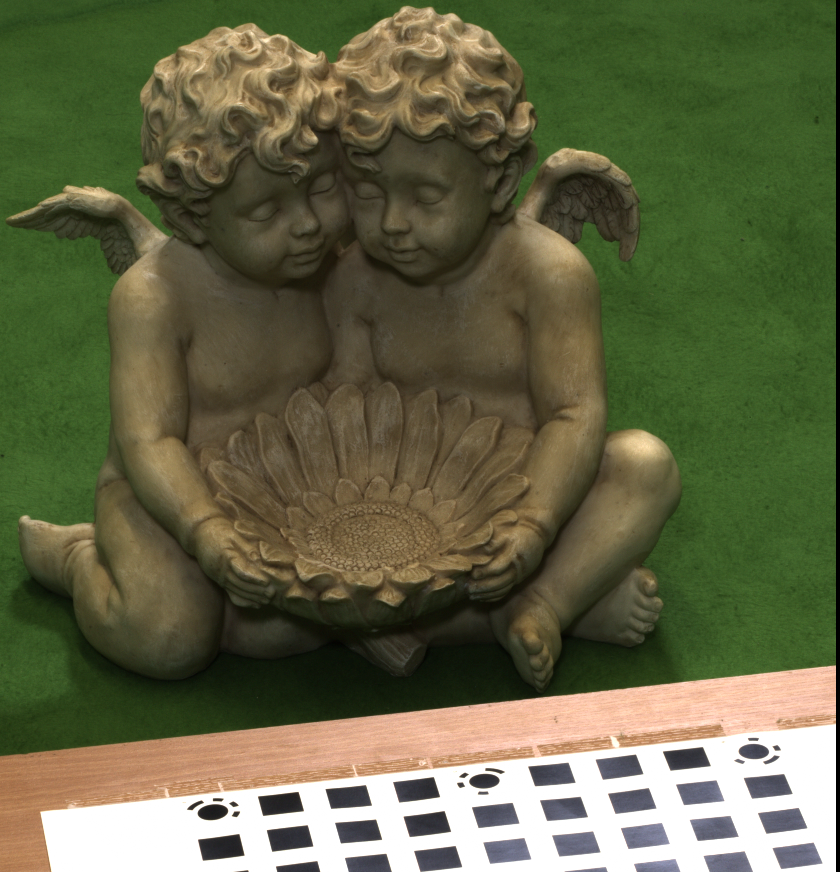
#> input picture HW4/CV2021_HW4/Statue1.bmp, 840 x 872 px, found by its file name
$ python sfm.py   (older library calls are emulated)
#> lines starting #> are read from the running program, lines starting #| are printed output that depends on the picture; long printed decimals are rounded
import os
import numpy as np
import cv2
from mpl_toolkits.mplot3d import Axes3D
import matlab
import matplotlib.pyplot as plt

def img2keypointsandfeature(img):
    sift = cv2.xfeatures2d.SIFT_create()
    keypoints, features = sift.detectAndCompute(img, None)
    keypoints = np.float32([i.pt for i in keypoints])
    return keypoints, features

def valid_matching(keypoints1, features1, keypoints2, features2, ratio):
    # [8 lines of commented-out code are left out]
    raw_match = []
    match_dist = []
    # find the closest and the second closest features
    for i in range(features1.shape[0]):
        if np.linalg.norm(features1[i] - features2[0]) < np.linalg.norm(features1[i] - features2[1]):
            closest = np.linalg.norm(features1[i] - features2[0])
            second = np.linalg.norm(features1[i] - features2[1])
            c, s = 0, 1
        else:
            closest = np.linalg.norm(features1[i] - features2[1])
            second = np.linalg.norm(features1[i] - features2[0])
            c, s = 1, 0

        for j in range(2, features2.shape[0]):
            dist = np.linalg.norm(features1[i] - features2[j])
            if dist < second:
                if dist < closest:
                    second = closest
                    closest = dist
                    s = c
                    c = j
                else:
                    second = dist
                    s = j
        raw_match.append([c, s])
        match_dist.append([closest, second])

    valid_match = []
    valid_kp1 = []
    valid_kp2 = []
    for i, m in enumerate(raw_match):
        closest, second = match_dist[i]
        # to eliminate ambiguous matches
        if closest < ratio * second:
            valid_kp1.append(keypoints1[i])
            valid_kp2.append(keypoints2[m[0]])

    return np.asarray(valid_kp1),np.asarray(valid_kp2)

def feature_point_matching(img1,img2,ratio):
    """
    :returns:
        keypoints1: (N,2) ndarray
        keypoints2: (N,2) ndarray
    """
    keypoints1,features1=img2keypointsandfeature(img1)
    keypoints2,features2=img2keypointsandfeature(img2)
    return valid_matching(keypoints1,features1,keypoints2,features2,ratio)

def normalize_coordinate(points):
    """ Scale and translate image points so that centroid of the points
        are at the origin and avg distance to the origin is equal to sqrt(2).
    :param points: (3,8) ndarray
    """
    x = points[0]
    y = points[1]
    center = points.mean(axis=1)  # mean of each row
    cx = x - center[0] # center the points
    cy = y - center[1]
    dist = np.sqrt(np.power(cx, 2) + np.power(cy, 2))
    scale = np.sqrt(2) / dist.mean()
    T = np.array([
        [scale, 0, -scale * center[0]],
        [0, scale, -scale * center[1]],
        [0,     0,                  1]
        ])
    return T, T@points

def compute_fundamental_matrix(x,x_):
    """
    :param x: (3,8) ndarray
    :param x_: (3,8) ndarray
    """
    #Each row in the A is [x'*x, x'*y, x', y'*x, y'*y, y', x, y, 1]
    A = np.zeros((8,9))
    for i in range(8):
        A[i]=[ x_[0, i]*x[0, i], x_[0, i]*x[1, i], x_[0, i], x_[1, i]*x[0, i], x_[1, i]*x[1, i], x_[1, i], x[0, i], x[1, i], 1 ]

    # A@f=0
    U, S, V = np.linalg.svd(A)
    F = V[-1].reshape(3, 3)

    # det(F)=0 constrain
    U, S, V = np.linalg.svd(F)
    S[-1] = 0
    F = U @ np.diag(S) @ V
    return F

def compute_fundamental_matrix_normalized(p1,p2):
    """
    :param p1: (8,3) ndarray
    :param p2: (8,3) ndarray
    """
    # preprocess image coordinates
    T1,p1_normalized = normalize_coordinate(p1.T)
    T2,p2_normalized = normalize_coordinate(p2.T)

    F = compute_fundamental_matrix(p1_normalized,p2_normalized)

    F = T2.T @ F @ T1
    return F/F[-1,-1]

def get_fundamental_matrix(keypoints1,keypoints2,threshold):
    """
    :param keypoints1: (N,2) ndarray
    :param keypoints2: (N,2) ndarray
    :param threshold: |x'Fx| < threshold as inliers
    """
    rs = np.random.RandomState(seed = 0)
    N=len(keypoints1)
    keypoints1=np.hstack((keypoints1,np.ones((N,1))))
    keypoints2=np.hstack((keypoints2,np.ones((N,1))))

    best_cost=1e9
    best_F=None
    best_inlier_idxs=None
    # find best F with RANSAC
    for _ in range(2000):
        choose_idx=rs.choice(N, 8, replace=False)  # sample 8 correspondence feature points
        # get F
        F=compute_fundamental_matrix_normalized(keypoints1[choose_idx,:],keypoints2[choose_idx,:])

        # select indices with accepted points, Sampson distance as error.
        Fx1=(keypoints1@F).T
        Fx2=(keypoints2@F).T
        denom = Fx1[0] ** 2 + Fx1[1] ** 2 + Fx2[0] ** 2 + Fx2[1] ** 2
        errors = np.diag(keypoints2 @ F @ keypoints1.T) ** 2 / denom
        inlier_idxs=np.where(errors<threshold)[0]

        cost = np.sum(errors[errors<threshold]) + (N-len(inlier_idxs))*threshold
        if cost < best_cost:
            best_cost=cost
            best_F=F
            best_inlier_idxs=inlier_idxs

    best_F = best_F.T

    return best_F, best_inlier_idxs

def norm_line(lines):
    a = lines[0,:]
    b = lines[1,:]
    length = np.sqrt(a**2 + b**2)
    return lines / length

def drawlines(img1, img2, lines, pts1, pts2):
    '''
    :param img1: image on which we draw the epilines for the points in img2
    :param lines: corresponding epilines
    '''
    r,c = img1.shape
    img1 = cv2.cvtColor(img1, cv2.COLOR_GRAY2RGB)
    img2 = cv2.cvtColor(img2, cv2.COLOR_GRAY2RGB)
    for r, pt1, pt2 in zip(lines, pts1, pts2):
        color = tuple(np.random.randint(0, 255, 3).tolist())
        x0, y0 = map(int, [0, -r[2]/r[1] ])
        x1, y1 = map(int, [c, -(r[2]+r[0]*c)/r[1] ])
        img1 = cv2.line(img1, (x0,y0), (x1,y1), color, 1)
        img1 = cv2.circle(img1, tuple(pt1), 5, color, -1)
        img2 = cv2.circle(img2, tuple(pt2), 5, color, -1)
    return img1, img2

def draw_epilines(gray1, gray2, inlier1, inlier2, F, filename):
    """
    :param inlier1: (N,2) ndarray
    :param inlier2: (N,2) ndarray
    """
    lines1_unnorm= F @ np.hstack((inlier2,np.ones((inlier2.shape[0],1)))).T
    lines1 = norm_line(lines1_unnorm)
    img1, img2 = drawlines(gray1, gray2, lines1.T, inlier1.astype(np.int), inlier2.astype(np.int))

    lines2_unnorm = F.T @ np.hstack((inlier1,np.ones((inlier1.shape[0],1)))).T
    lines2 = norm_line(lines2_unnorm)
    img3, img4 = drawlines(gray2, gray1, lines2.T, inlier2.astype(np.int), inlier1.astype(np.int))

    plt.subplot(221), plt.imshow(img1)
    plt.subplot(222), plt.imshow(img2)
    plt.subplot(223), plt.imshow(img4)
    plt.subplot(224), plt.imshow(img3)
    plt.savefig(filename)

def plot(final3d):
    fig = plt.figure()
    ax = Axes3D(fig)
    for i in range(len(final3d)):
        ax.scatter(final3d[i,0], final3d[i,1], final3d[i,2])
    ax.set_xlabel('x axis')
    ax.set_ylabel('y axis')
    ax.set_zlabel('z axis')
    ax.view_init(elev = 135, azim = 90)
    plt.show()

def compute_P_from_essential(E):
    """ Compute the second camera matrix (assuming P1 = [I 0])
        from an essential matrix. E = [t]R
    :returns: list of 4 possible camera matrices.
    """
    U, S, V = np.linalg.svd(E)

    # Ensure rotation matrix are right-handed with positive determinant
    if np.linalg.det(np.dot(U, V)) < 0:
        V = -V

    # create 4 possible camera matrices
    W = np.array([[0, -1, 0], [1, 0, 0], [0, 0, 1]])
    P2s = [np.vstack(((U @ W @ V).T, U[:, 2])).T,
           np.vstack(((U @ W @ V).T,-U[:, 2])).T,
           np.vstack(((U @ W.T @ V).T, U[:, 2])).T,
           np.vstack(((U @ W.T @ V).T,-U[:, 2])).T]

    return P2s

def skew_sym_mat(x):
    return np.array([
        [0, -x[2], x[1]],
        [x[2], 0, -x[0]],
        [-x[1], x[0], 0]
    ])

def best_P2(P1,P2s,pt1,pt2):
    """
    :param P1: Extrinsic matrix from camera1
    :param P2s: Extrinsic matrixs from camera2
    :param pt1: (3,N) ndarray
    :param pt2: (3,N) ndarray
    :return: [(N,3) ndarray, (N,3) ndarray, (N,3) ndarray, (N,3) ndarray]
    """
    index = -1
    for i, P2 in enumerate(P2s):
        # (pt1 x P1) * X = 0
        # (pt2 x P2) * X = 0
        A = np.vstack((skew_sym_mat(pt1[:, 0]) @ P1,
                       skew_sym_mat(pt2[:, 0]) @ P2))
        U, S, V = np.linalg.svd(A)
        P = np.ravel(V[-1, :4])
        v1 = P / P[3]  # X solution

        P2_h = np.linalg.inv(np.vstack([P2, [0, 0, 0, 1]]))
        v2 = np.dot(P2_h[:3, :4], v1)

        if v1[2] > 0 and v2[2] > 0:
            index = i

    return P2s[index]

def choose_best_threeD(h1,h2,P1,P2):
    P2 = np.linalg.inv(np.vstack([P2, [0, 0, 0, 1]]))[:3, :4]

    n_point = h1.shape[1]
    res = np.ones((n_point, 3))

    for i in range(n_point):
        A = np.asarray([
            (h1[0, i] * P1[2, :] - P1[0, :]),
            (h1[1, i] * P1[2, :] - P1[1, :]),
            (h2[0, i] * P2[2, :] - P2[0, :]),
            (h2[1, i] * P2[2, :] - P2[1, :])
        ])

        U,S,V = np.linalg.svd(A)
        res[i, :] = V[-1,:-1]/ V[-1,-1]

    return res

def ndarray2matlab(x):
    return matlab.double(x.tolist())

def viz_3d_matplotlib(pt_3d):
    X = pt_3d[0,:]
    Y = pt_3d[1,:]
    Z = pt_3d[2,:]

    fig = plt.figure(1)
    ax = fig.add_subplot(111, projection='3d')

    ax.scatter(X,Y,Z,s=1,cmap='gray')

    plt.show()

if __name__=='__main__':
    img1_path=os.path.join('Statue1.bmp') #Mesona1.JPG  Statue1.bmp
    img2_path=os.path.join('Statue2.bmp') #Mesona2.JPG  Statue2.bmp
    ratio=0.7
    threshold=0.01
    img1=cv2.imread(img1_path)
#> img1 is the input picture: shape (872, 840, 3); mean B, G, R 69.6, 101, 98.5
    img2=cv2.imread(img2_path)
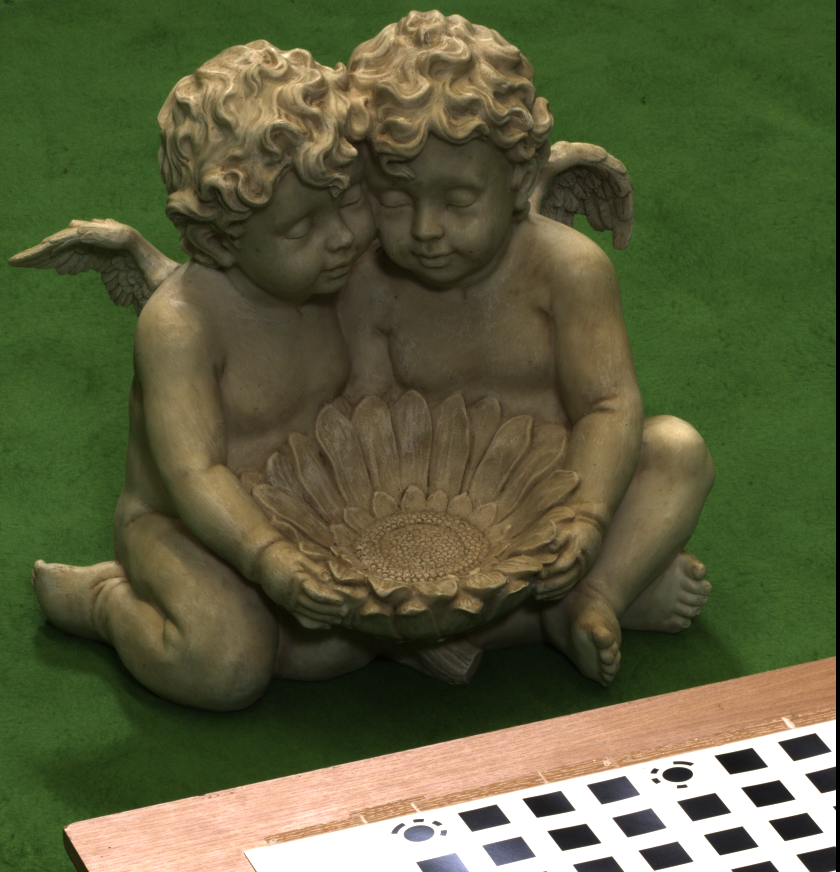
#> input picture HW4/CV2021_HW4/Statue2.bmp, 840 x 872 px, found by its file name
#> img2 is the input picture: shape (872, 840, 3); mean B, G, R 60.9, 94.1, 90.7
    img1=cv2.cvtColor(img1,cv2.COLOR_BGR2GRAY)
#> img1: shape (872, 840)
    img2=cv2.cvtColor(img2,cv2.COLOR_BGR2GRAY)
#> img2: shape (872, 840)

    K1=np.array([[5426.566895, 0.678017, 330.096680],
                [0.000000, 5423.133301, 648.950012],
                [0.000000,    0.000000,   1.000000]])
    K2=np.array([[5426.566895, 0.678017, 387.430023],
                [0.000000, 5423.133301, 620.616699],
                [0.000000,    0.000000,   1.000000]])

    # 1. get the correspondence across images
    keys1,keys2 = feature_point_matching(img1,img2,ratio=ratio)
#> in img2keypointsandfeature, `keypoints, features = sift.detectAndCompute(img, None)`: keypoints = 1380 keypoints; strongest (x, y, size): (236, 814, 3.8), (234, 804, 3.7), (213, 812, 12.7), (461, 785, 3.7)
#> in img2keypointsandfeature, `keypoints = np.float32([i.pt for i in keypoints])`: keypoints = 1380 pairs, first value 2.27 to 833.9, second value 9.82 to 869.2
#> in feature_point_matching, `keypoints1,features1=img2keypointsandfeature(img1)`: keypoints1 has the same summary as keypoints in img2keypointsandfeature
#> in img2keypointsandfeature (call 2), `keypoints, features = sift.detectAndCompute(img, None)`: keypoints = 1351 keypoints; strongest (x, y, size): (654, 771, 3.7), (768, 794, 18.1), (795, 827, 18.5), (794, 827, 18.4)
#> in feature_point_matching, `keypoints2,features2=img2keypointsandfeature(img2)`: keypoints2 = 1351 pairs, first value 15.98 to 834.3, second value 11.87 to 865.5
#> the loop in valid_matching, `for i in range(features1.shape[0]):` made 1380 passes
#> after the loop in valid_matching, `for i in range(features1.shape[0]):`: match_dist = 1380 pairs, first value 26.46 to 410, second value 56.15 to 420; raw_match = 1380 pairs, first value 0 to 1350, second value 0 to 1349
#> the loop in valid_matching, `for i, m in enumerate(raw_match):` made 1380 passes
#> (m, closest, second) on passes 1 to 3: ([1275, 991], 400.4, 404.4), ([1275, 787], 387.8, 401.8), ([234, 780], 388.4, 398)
#> after the loop in valid_matching, `for i, m in enumerate(raw_match):`: valid_kp1 = 432 pairs, first value 21.15 to 832.9, second value 9.82 to 868.2; valid_kp2 = 432 pairs, first value 37.94 to 832.7, second value 13.54 to 864.3
#> keys1 has the same summary as valid_kp1 in valid_matching; keys2 has the same summary as valid_kp2 in valid_matching

    # 2. get the Fundamental matrix by correspondence
    F,inlier_idxs = get_fundamental_matrix(keys1,keys2,threshold=threshold)
#> in get_fundamental_matrix, `N=len(keypoints1)`: N = 432
#> in get_fundamental_matrix, `keypoints1=np.hstack((keypoints1,np.ones((N,1))))`: keypoints1 = 432 rows, first 8: [21.15, 526.3, 1], [24.82, 518.7, 1], [24.82, 518.7, 1], [32.89, 517, 1], [39.07, 819.4, 1], [45.14, 524.3, 1], [48.94, 593.9, 1], [56.12, 528, 1]
#> in get_fundamental_matrix, `keypoints2=np.hstack((keypoints2,np.ones((N,1))))`: keypoints2 = 432 rows, first 8: [37.94, 572.2, 1], [39.97, 563, 1], [39.97, 563, 1], [47.76, 560.3, 1], [64.34, 833.6, 1], [65.92, 567.2, 1], [79.41, 639.5, 1], [77.79, 569.4, 1]
#> the loop in get_fundamental_matrix, `for _ in range(2000):` made 2000 passes
#> choose_idx on pass 1: [154, 390, 54, 199, 10, 153, 350, 102]
    inlier1 = keys1[inlier_idxs]
    inlier2 = keys2[inlier_idxs]

    # 3. draw epipolar lines
    print(f'# correspondence: {len(keys1)}')
#| # correspondence: 432
    print(f'# inliers: {len(inlier_idxs)}')
#| # inliers: 182
    draw_epilines(img1, img2, inlier1, inlier2, F, 'epilines.png')
#> the loop in drawlines, `for r, pt1, pt2 in zip(lines, pts1, pts2):` made 182 passes
#> (r, pt1, pt2) on passes 1 to 3: ([-0.0507, 0.999, -514.8], [32, 516], [47, 560]), ([-0.0422, 0.999, -199.3], [60, 202], [70, 236]), ([-0.0421, 0.999, -196.6], [68, 199], [79, 233])
#> after the loop in drawlines, `for r, pt1, pt2 in zip(lines, pts1, pts2):`:
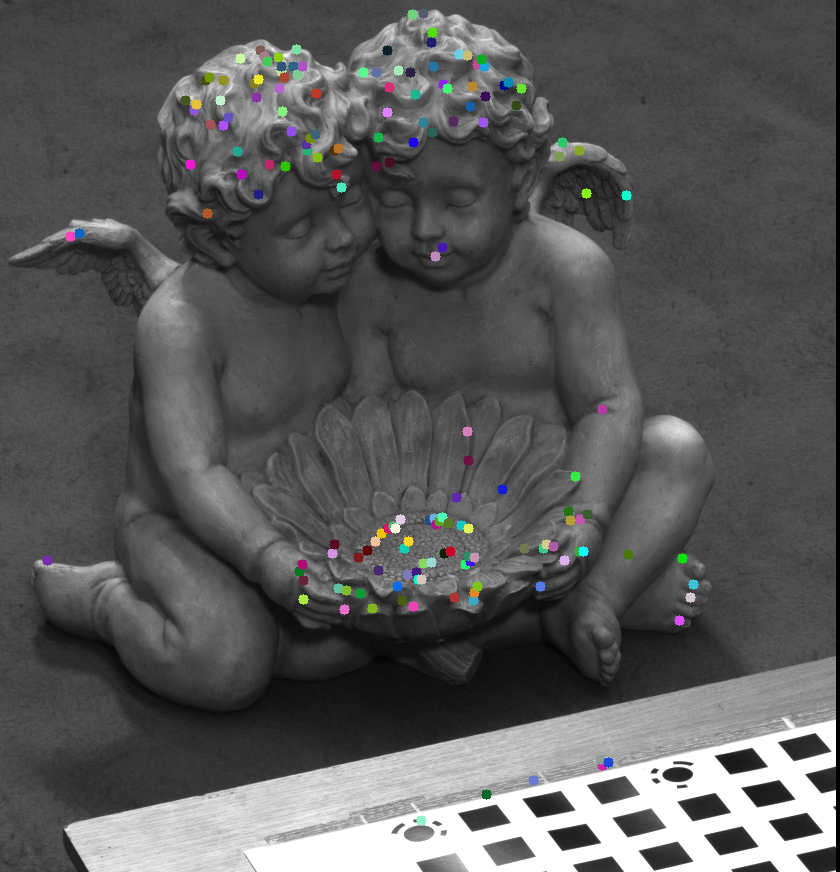
#> img2: shape (872, 840, 3); mean B, G, R 89.5, 89.6, 89.4
#> the loop in drawlines (call 2), `for r, pt1, pt2 in zip(lines, pts1, pts2):` made 182 passes
#> (r, pt1, pt2) on passes 1 to 3: ([-0.0433, -0.999, 561.7], [47, 560], [32, 516]), ([-0.0416, -0.999, 239.7], [70, 236], [60, 202]), ([-0.0416, -0.999, 237], [79, 233], [68, 199])
#> after the loop in drawlines (call 2), `for r, pt1, pt2 in zip(lines, pts1, pts2):`:
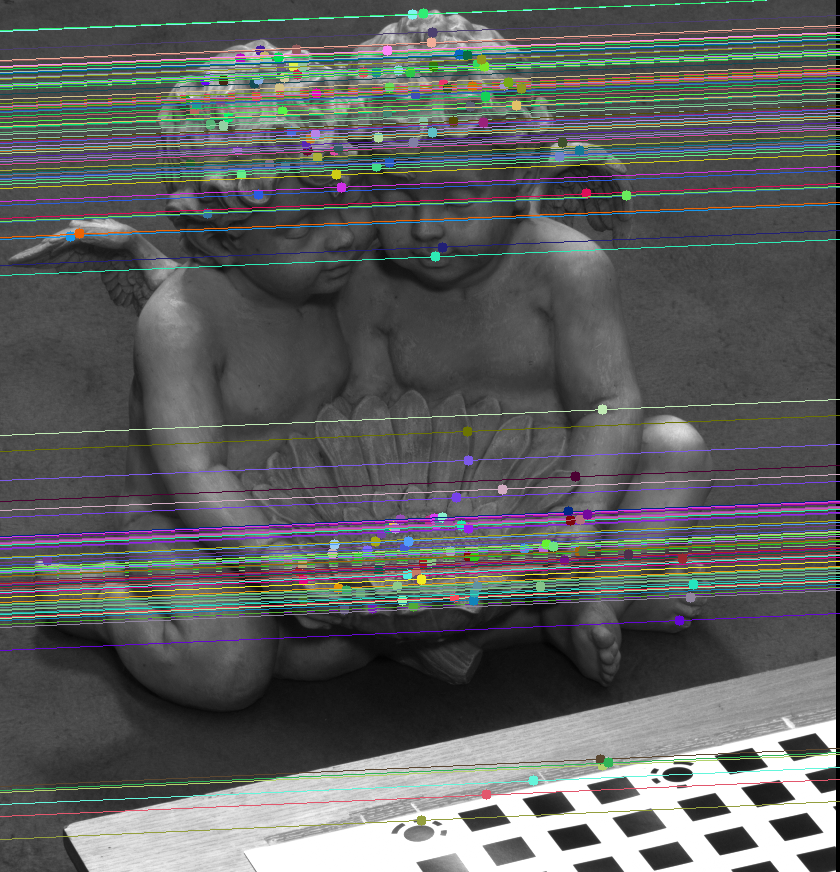
#> img1: shape (872, 840, 3); mean B, G, R 95.6, 96.3, 94.2
#> after the loop in drawlines (call 2), `for r, pt1, pt2 in zip(lines, pts1, pts2):`:
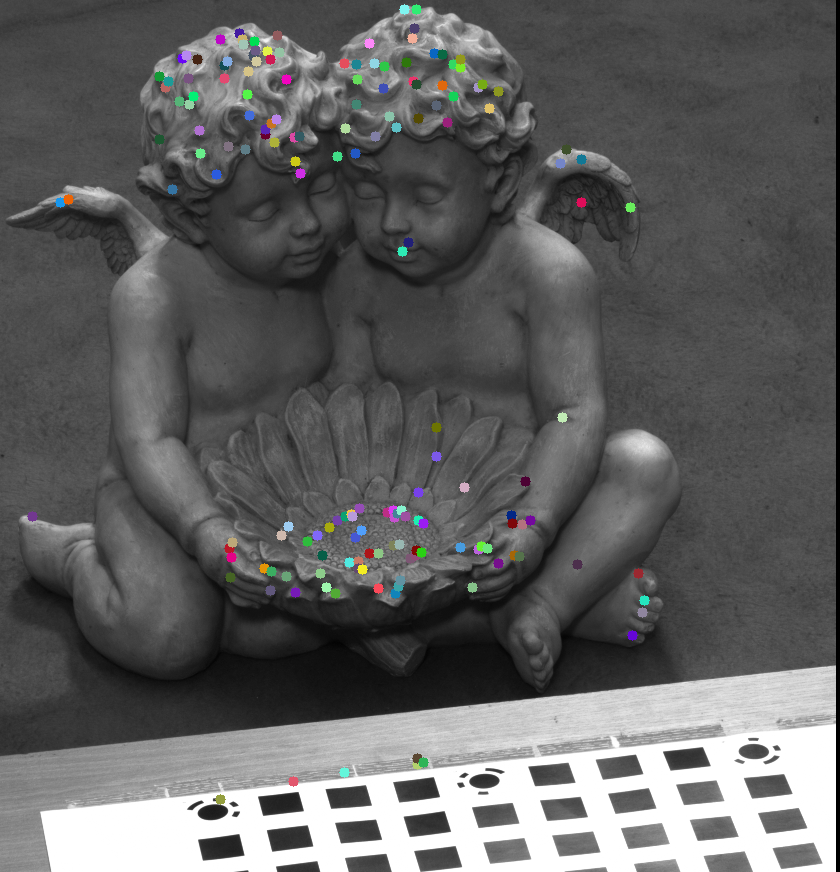
#> img2: shape (872, 840, 3); mean B, G, R 97.1, 97.1, 96.9

    # 4. four possible P2
    E = K1.T @ F @ K2
    print('F:')
    print(F)
#| [[-2.46939187e-08 -7.43361486e-07 -1.01293936e-03]
#|  [-1.50414956e-07 -3.36768958e-08  2.82345307e-02]
#|  [-1.12226860e-03 -2.76394545e-02  1.00000000e+00]]
    print('E:')
    print(E)
#| [[  -0.7272  -21.876   -8.052]
#|  [  -4.427   -0.9937  152.689  ]
#|  [  -6.664 -151.343    1.193]]
    P1 = np.hstack((np.eye(3),np.zeros((3,1)))) # first camera matrix
    P2s = compute_P_from_essential(E)  # second camera matrix

    # # 5. four possible 3D points from P1 & P2
    i1T = inlier1.T
    i2T = inlier2.T
    pt1 = np.linalg.inv(K1) @ np.asarray(np.vstack([i1T, np.ones(i1T.shape[1])]))
    pt2 = np.linalg.inv(K2) @ np.asarray(np.vstack([i2T, np.ones(i2T.shape[1])]))
    P2 = best_P2(P1,P2s,pt1,pt2)
#> the loop in best_P2, `for i, P2 in enumerate(P2s):` made 4 passes

    # # 6. find the most appropriate
    threeD=choose_best_threeD(pt1,pt2,P1,P2)
    plot(threeD)


    threeD = np.array(threeD)
    # viz_3d(threeD)
    viz_3d_matplotlib(threeD)
#> in viz_3d_matplotlib, `plt.show()`:
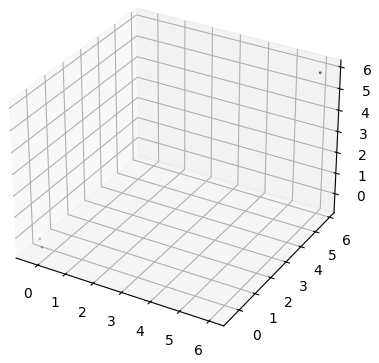
#> figure drawn by matplotlib, 1 panel
    print("ndarray2matlab(threeD)",ndarray2matlab(threeD))
#> (the call stopped at in ndarray2matlab, `return matlab.double(x.tolist())`: matlab is not available in this run)
    print("ndarray2matlab(K1@P1):",ndarray2matlab(K1@P1))
#> (the call stopped at in ndarray2matlab, `return matlab.double(x.tolist())`: matlab is not available in this run)
    print("img1_path:",img1_path)
    # 7. call matlab
    # eng = matlab.engine.start_matlab()
    # eng.obj_main(ndarray2matlab(threeD), ndarray2matlab(threeD), ndarray2matlab(K1@P1), img1_path, 1, nargout=0)
    # eng.quit()
